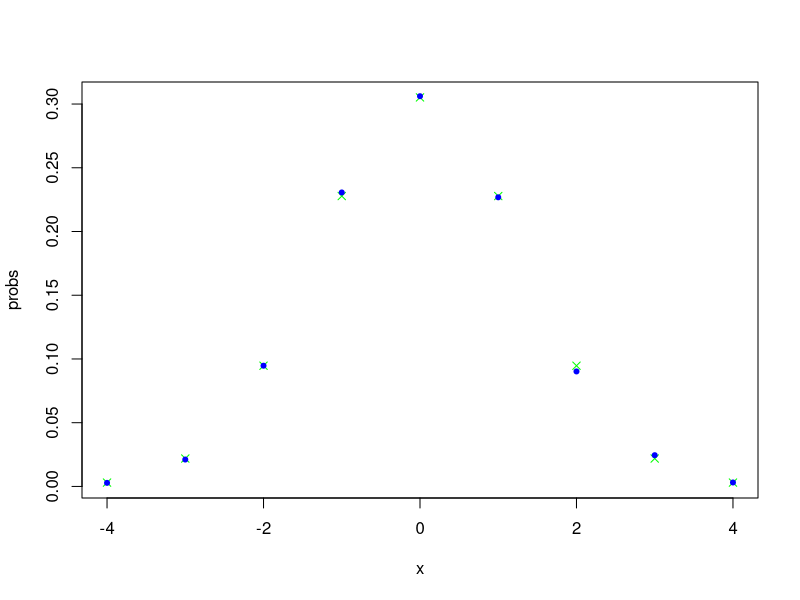
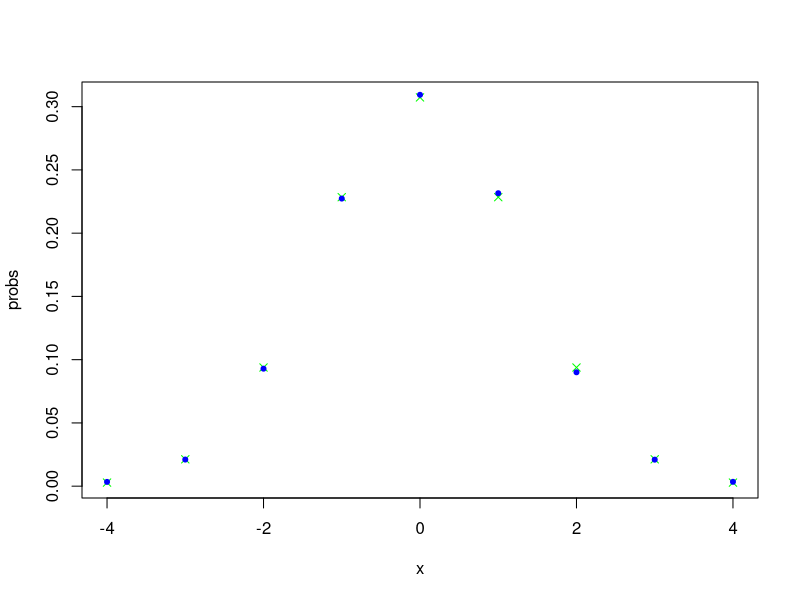
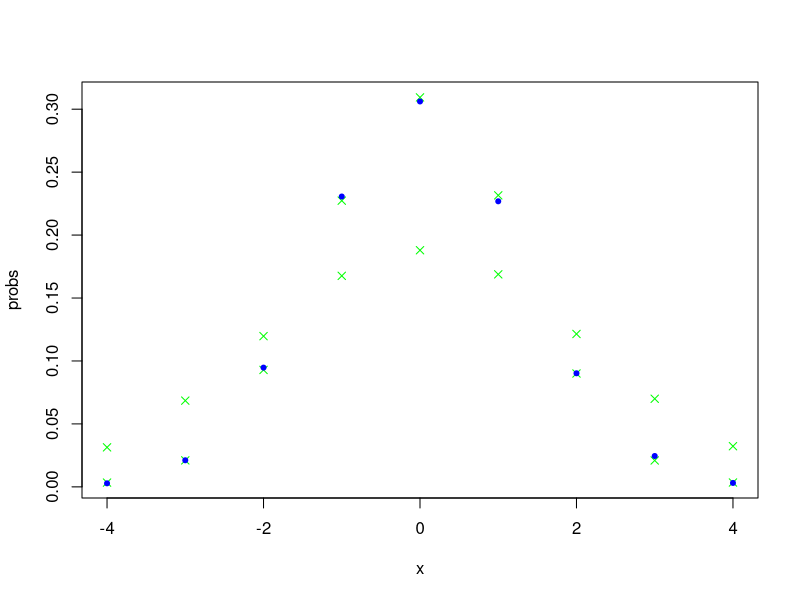
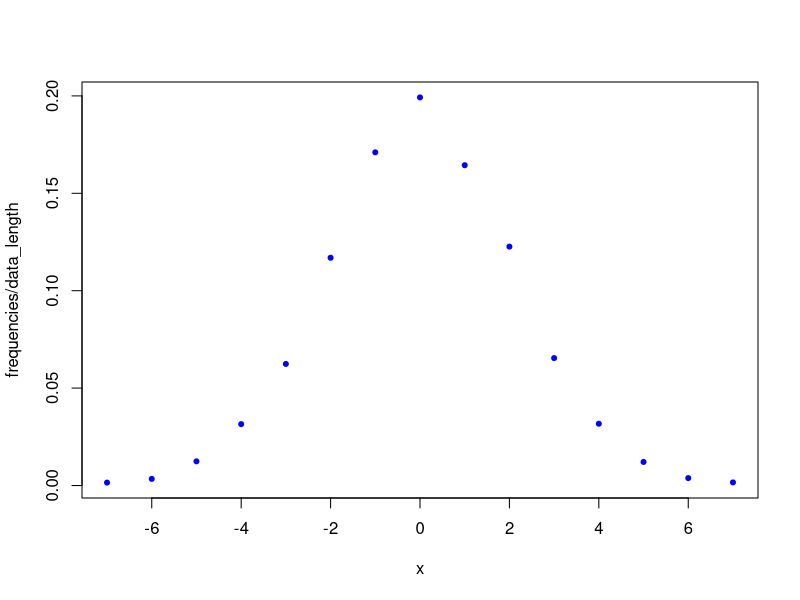

Write the R code that produced these figures, in order.
library( MASS )

## Function for getting data (it's discrete) from experiment with our model
get_data = function() {
  frequencies <- c(28, 211, 947, 2306, 3061, 2268, 902, 245, 31)
  values <- -4:4
  data <- rep(values, frequencies)
  return (data)
}

## Get data
data = get_data()
data_length = length(data)

table = table(data)
values = as.numeric(names(table))
frequencies = as.numeric(table)
values
frequencies

## Compute mean and sd
mean = mean(data)
sd = sd(data)
mean
sd

## Get probabilities for the intervals
rightVals = c(-3.5:3.5, Inf)
leftVals = c(-Inf, -3.5:3.5)
x = c(-4:4)
probs = pnorm(rightVals, mean, sd) - pnorm(leftVals, mean, sd)

## Chisq test does not work with sample mean and sd
chisq.test(frequencies, p=probs)

## Optimize p value and find best sd (mean = 0)
optimize_data_sd = function(cur_data_sd) {
  cur_data_mean = 0
  probs = ( pnorm(rightVals, cur_data_mean, cur_data_sd) - 
    pnorm(leftVals, cur_data_mean, cur_data_sd) )
  cur_res = chisq.test(frequencies, p=probs)
  return (cur_res$p.value)
}

optimize_result = optimize(optimize_data_sd, 
                           interval = c(1, 2), maximum = TRUE, tol = 0.0001)
best_sd = optimize_result$maximum
best_sd

probs = pnorm(rightVals, 0, best_sd) - pnorm(leftVals, 0, best_sd)
plot(x, probs, col="green", pch=4)
points(x, frequencies / data_length, col="blue", pch=20)

## With best sd and mean = 0 chisq test works
chisq.test(frequencies, p=probs)

############################################################################
## Same tests for 50 000 exps

## Function for getting data (it's discrete) from experiment with our model
get_data = function() {
  frequencies <- c(169, 1052, 4644, 11367, 15468, 11578, 4502, 1048, 172)
  values <- -4:4
  data <- rep(values, frequencies)
  return (data)
}

## Get data
data = get_data()
data_length = length(data)

table = table(data)
values = as.numeric(names(table))
frequencies = as.numeric(table)
values
frequencies

## Compute mean and sd
mean = mean(data)
sd = sd(data)
mean
sd

## Get probabilities for the intervals
rightVals = c(-3.5:3.5, Inf)
leftVals = c(-Inf, -3.5:3.5)
x = c(-4:4)
probs = pnorm(rightVals, mean, sd) - pnorm(leftVals, mean, sd)

## Chisq test does not work with sample mean and sd
chisq.test(frequencies, p=probs)

## Optimize p value and find best sd (mean = 0)
optimize_data_sd = function(cur_data_sd) {
  cur_data_mean = 0
  probs = ( pnorm(rightVals, cur_data_mean, cur_data_sd) - 
              pnorm(leftVals, cur_data_mean, cur_data_sd) )
  cur_res = chisq.test(frequencies, p=probs)
  return (cur_res$p.value)
}

optimize_result = optimize(optimize_data_sd, 
                           interval = c(1, 2), maximum = TRUE, tol = 0.0001)
best_sd = optimize_result$maximum
best_sd

probs = pnorm(rightVals, 0, best_sd) - pnorm(leftVals, 0, best_sd)
plot(x, probs, col="green", pch=4)
points(x, frequencies / data_length, col="blue", pch=20)

## With best sd and mean = 0 chisq test works
chisq.test(frequencies, p=probs)


############################################################################
## Is it the same dist for 10 000 and 50 000 exps?
probs = c(169, 1052, 4644, 11367, 15468, 11578, 4502, 1048, 172) / 50000

## Function for getting data (it's discrete) from experiment with our model
get_data = function() {
  frequencies <- c(28, 211, 947, 2306, 3061, 2268, 902, 245, 31)
  values <- -4:4
  data <- rep(values, frequencies)
  return (data)
}

## Get data
data = get_data()
data_length = length(data)
table = table(data)
values = as.numeric(names(table))
frequencies = as.numeric(table)
frequencies

## Chisq test does not work with sample mean and sd
chisq.test(frequencies, p=probs)
x = c(-4:4)
plot(x, probs, col="green", pch=4)
points(x, frequencies / data_length, col="blue", pch=20)

############################################################################

## Same tests for Bartlett P1 and P2 flows
## Function for getting data (it's discrete) from experiment with our model
get_data = function() {
  frequencies <- c(15, 34, 124, 315, 624, 1169, 1710, 1992, 
                   1644, 1226, 654, 317, 121, 38, 16)
  values <- -7:7
  data <- rep(values, frequencies)
  return (data)
}

## Get data
data = get_data()
data_length = length(data)

table = table(data)
values = as.numeric(names(table))
frequencies = as.numeric(table)
values
frequencies

## Compute mean and sd
mean = mean(data)
sd = sd(data)
mean
sd

## Get probabilities for the intervals
rightVals = c(-6.5:6.5, Inf)
leftVals = c(-Inf, -6.5:6.5)
x = c(-7:7)
probs = pnorm(rightVals, mean, sd) - pnorm(leftVals, mean, sd)

## Chisq test does not work with sample mean and sd
chisq.test(frequencies, p=probs)

## Optimize p value and find best sd (mean = 0)
optimize_data_sd = function(cur_data_sd) {
  cur_data_mean = 0.016
  probs = ( pnorm(rightVals, cur_data_mean, cur_data_sd) - 
              pnorm(leftVals, cur_data_mean, cur_data_sd) )
  cur_res = chisq.test(frequencies, p=probs)
  return (cur_res$p.value)
}

optimize_result = optimize(optimize_data_sd, 
                           interval = c(2, 2.5), maximum = TRUE, tol = 0.0001)
best_sd = optimize_result$maximum
best_sd

probs = pnorm(rightVals, 0.016, best_sd) - pnorm(leftVals, 0.016, best_sd)
points(x, probs, col="green", pch=4)
plot(x, frequencies / data_length, col="blue", pch=20)

## With best sd and mean = 0 chisq test works
chisq.test(frequencies, p=probs)
